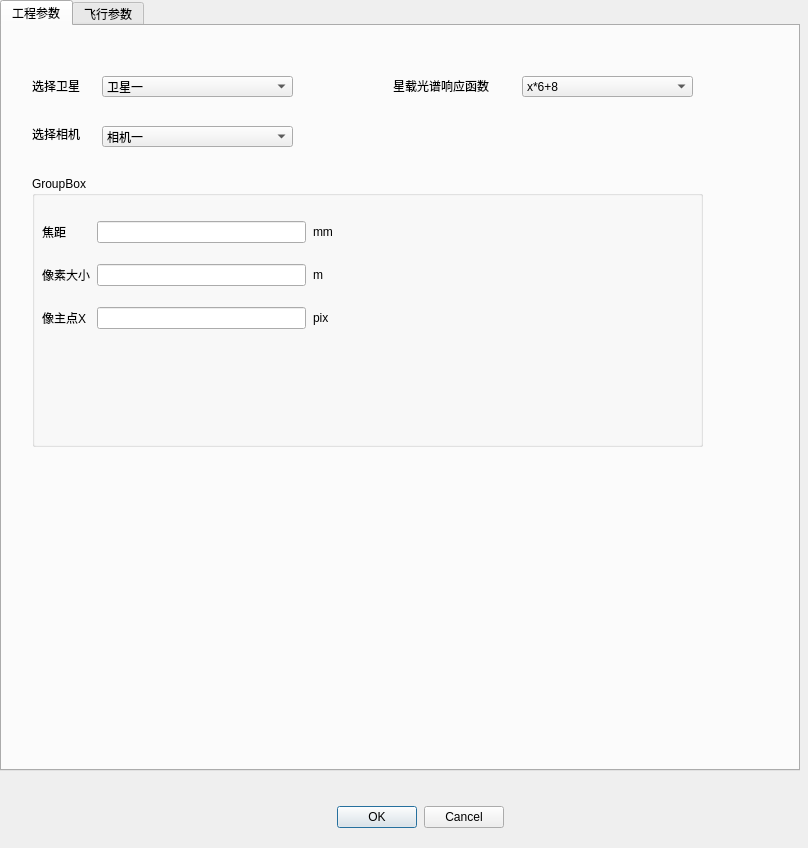
<?xml version="1.0" encoding="UTF-8"?>
<ui version="4.0">
 <class>ParasDlg</class>
 <widget class="QDialog" name="ParasDlg">
  <property name="geometry">
   <rect>
    <x>0</x>
    <y>0</y>
    <width>808</width>
    <height>848</height>
   </rect>
  </property>
  <property name="windowTitle">
   <string>Dialog</string>
  </property>
  <widget class="QWidget" name="layoutWidget">
   <property name="geometry">
    <rect>
     <x>171</x>
     <y>801</y>
     <width>333</width>
     <height>33</height>
    </rect>
   </property>
   <layout class="QHBoxLayout" name="horizontalLayout">
    <property name="spacing">
     <number>7</number>
    </property>
    <item>
     <spacer>
      <property name="orientation">
       <enum>Qt::Horizontal</enum>
      </property>
      <property name="sizeHint" stdset="0">
       <size>
        <width>131</width>
        <height>31</height>
       </size>
      </property>
     </spacer>
    </item>
    <item>
     <widget class="QPushButton" name="okButton">
      <property name="text">
       <string>OK</string>
      </property>
     </widget>
    </item>
    <item>
     <widget class="QPushButton" name="cancelButton">
      <property name="text">
       <string>Cancel</string>
      </property>
     </widget>
    </item>
   </layout>
  </widget>
  <widget class="QTabWidget" name="tabWidget">
   <property name="geometry">
    <rect>
     <x>0</x>
     <y>0</y>
     <width>800</width>
     <height>771</height>
    </rect>
   </property>
   <property name="currentIndex">
    <number>0</number>
   </property>
   <widget class="QWidget" name="ProjectPara">
    <attribute name="title">
     <string>工程参数</string>
    </attribute>
    <widget class="QComboBox" name="ChooseCamera">
     <property name="geometry">
      <rect>
       <x>100</x>
       <y>100</y>
       <width>191</width>
       <height>21</height>
      </rect>
     </property>
     <item>
      <property name="text">
       <string>相机一</string>
      </property>
     </item>
     <item>
      <property name="text">
       <string>相机二</string>
      </property>
     </item>
    </widget>
    <widget class="QLabel" name="ChooseSATLbl">
     <property name="geometry">
      <rect>
       <x>30</x>
       <y>50</y>
       <width>72</width>
       <height>20</height>
      </rect>
     </property>
     <property name="text">
      <string>选择卫星</string>
     </property>
    </widget>
    <widget class="QLabel" name="ChooseCameraLbl">
     <property name="geometry">
      <rect>
       <x>30</x>
       <y>100</y>
       <width>72</width>
       <height>16</height>
      </rect>
     </property>
     <property name="text">
      <string>选择相机</string>
     </property>
    </widget>
    <widget class="QComboBox" name="ChooseSAT">
     <property name="geometry">
      <rect>
       <x>100</x>
       <y>50</y>
       <width>191</width>
       <height>21</height>
      </rect>
     </property>
     <item>
      <property name="text">
       <string>卫星一</string>
      </property>
     </item>
     <item>
      <property name="text">
       <string>卫星二</string>
      </property>
     </item>
    </widget>
    <widget class="QComboBox" name="SpectralResponseFunction">
     <property name="geometry">
      <rect>
       <x>520</x>
       <y>50</y>
       <width>171</width>
       <height>21</height>
      </rect>
     </property>
     <item>
      <property name="text">
       <string>x*6+8</string>
      </property>
     </item>
    </widget>
    <widget class="QLabel" name="SpectralResponseFunctionLbl">
     <property name="geometry">
      <rect>
       <x>391</x>
       <y>50</y>
       <width>121</width>
       <height>20</height>
      </rect>
     </property>
     <property name="text">
      <string>星载光谱响应函数</string>
     </property>
    </widget>
    <widget class="QGroupBox" name="groupBox">
     <property name="geometry">
      <rect>
       <x>30</x>
       <y>150</y>
       <width>671</width>
       <height>271</height>
      </rect>
     </property>
     <property name="title">
      <string>GroupBox</string>
     </property>
     <widget class="QWidget" name="gridLayoutWidget">
      <property name="geometry">
       <rect>
        <x>10</x>
        <y>30</y>
        <width>291</width>
        <height>141</height>
       </rect>
      </property>
      <layout class="QGridLayout" name="gridLayout">
       <property name="horizontalSpacing">
        <number>7</number>
       </property>
       <item row="0" column="1">
        <widget class="QLineEdit" name="focus"/>
       </item>
       <item row="2" column="1">
        <widget class="QLineEdit" name="MainPointX"/>
       </item>
       <item row="0" column="2">
        <widget class="QLabel" name="label_4">
         <property name="text">
          <string>mm</string>
         </property>
        </widget>
       </item>
       <item row="1" column="0">
        <widget class="QLabel" name="PixelSizeLbl">
         <property name="text">
          <string>像素大小</string>
         </property>
        </widget>
       </item>
       <item row="1" column="2">
        <widget class="QLabel" name="label_10">
         <property name="text">
          <string>m</string>
         </property>
        </widget>
       </item>
       <item row="0" column="0">
        <widget class="QLabel" name="focusLbl">
         <property name="text">
          <string>焦距</string>
         </property>
        </widget>
       </item>
       <item row="1" column="1">
        <widget class="QLineEdit" name="PixelSize"/>
       </item>
       <item row="2" column="0">
        <widget class="QLabel" name="MainPointXLbl">
         <property name="text">
          <string>像主点X</string>
         </property>
        </widget>
       </item>
       <item row="2" column="2">
        <widget class="QLabel" name="label_15">
         <property name="text">
          <string>pix</string>
         </property>
        </widget>
       </item>
      </layout>
     </widget>
    </widget>
   </widget>
   <widget class="QWidget" name="FlightPara">
    <attribute name="title">
     <string>飞行参数</string>
    </attribute>
    <widget class="QGroupBox" name="groupBox_2">
     <property name="geometry">
      <rect>
       <x>10</x>
       <y>10</y>
       <width>771</width>
       <height>271</height>
      </rect>
     </property>
     <property name="title">
      <string>测区参数</string>
     </property>
     <widget class="QGroupBox" name="groupBox_3">
      <property name="geometry">
       <rect>
        <x>20</x>
        <y>30</y>
        <width>731</width>
        <height>231</height>
       </rect>
      </property>
      <property name="title">
       <string>测区原点</string>
      </property>
      <widget class="QWidget" name="gridLayoutWidget_2">
       <property name="geometry">
        <rect>
         <x>10</x>
         <y>30</y>
         <width>261</width>
         <height>171</height>
        </rect>
       </property>
       <layout class="QGridLayout" name="gridLayout_2">
        <property name="horizontalSpacing">
         <number>7</number>
        </property>
        <item row="0" column="0">
         <widget class="QLabel" name="longitudeLbl">
          <property name="text">
           <string>经度</string>
          </property>
         </widget>
        </item>
        <item row="0" column="1">
         <widget class="QLineEdit" name="longitude"/>
        </item>
        <item row="1" column="2">
         <widget class="QLabel" name="label_11">
          <property name="text">
           <string>゜</string>
          </property>
         </widget>
        </item>
        <item row="2" column="1">
         <widget class="QLineEdit" name="height"/>
        </item>
        <item row="1" column="0">
         <widget class="QLabel" name="latitudeLbl">
          <property name="text">
           <string>纬度</string>
          </property>
         </widget>
        </item>
        <item row="0" column="2">
         <widget class="QLabel" name="label_5">
          <property name="text">
           <string>゜</string>
          </property>
         </widget>
        </item>
        <item row="1" column="1">
         <widget class="QLineEdit" name="latitude"/>
        </item>
        <item row="2" column="0">
         <widget class="QLabel" name="heightLbl">
          <property name="text">
           <string>高度</string>
          </property>
         </widget>
        </item>
        <item row="2" column="2">
         <widget class="QLabel" name="label_16">
          <property name="text">
           <string>km</string>
          </property>
         </widget>
        </item>
        <item row="3" column="2">
         <widget class="QLabel" name="label_17">
          <property name="text">
           <string>km</string>
          </property>
         </widget>
        </item>
        <item row="3" column="1">
         <widget class="QLineEdit" name="GroundElevation"/>
        </item>
        <item row="3" column="0">
         <widget class="QLabel" name="GroundElevationLbl">
          <property name="text">
           <string>地表高程</string>
          </property>
         </widget>
        </item>
       </layout>
      </widget>
     </widget>
    </widget>
    <zorder>groupBox_2</zorder>
    <zorder>layoutWidget</zorder>
   </widget>
  </widget>
  <zorder>tabWidget</zorder>
  <zorder>layoutWidget</zorder>
 </widget>
 <resources/>
 <connections>
  <connection>
   <sender>okButton</sender>
   <signal>clicked()</signal>
   <receiver>ParasDlg</receiver>
   <slot>accept()</slot>
   <hints>
    <hint type="sourcelabel">
     <x>278</x>
     <y>253</y>
    </hint>
    <hint type="destinationlabel">
     <x>96</x>
     <y>254</y>
    </hint>
   </hints>
  </connection>
  <connection>
   <sender>cancelButton</sender>
   <signal>clicked()</signal>
   <receiver>ParasDlg</receiver>
   <slot>reject()</slot>
   <hints>
    <hint type="sourcelabel">
     <x>369</x>
     <y>253</y>
    </hint>
    <hint type="destinationlabel">
     <x>179</x>
     <y>282</y>
    </hint>
   </hints>
  </connection>
 </connections>
</ui>
